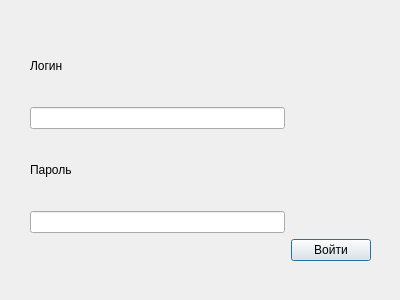
<?xml version="1.0" encoding="UTF-8"?>
<ui version="4.0">
 <class>Dialog</class>
 <widget class="QDialog" name="Dialog">
  <property name="geometry">
   <rect>
    <x>0</x>
    <y>0</y>
    <width>400</width>
    <height>300</height>
   </rect>
  </property>
  <property name="windowTitle">
   <string>Dialog</string>
  </property>
  <widget class="QWidget" name="">
   <property name="geometry">
    <rect>
     <x>30</x>
     <y>30</y>
     <width>341</width>
     <height>231</height>
    </rect>
   </property>
   <layout class="QGridLayout" name="gridLayout">
    <item row="1" column="0">
     <widget class="QLineEdit" name="lineEdit"/>
    </item>
    <item row="2" column="0">
     <widget class="QLabel" name="label_2">
      <property name="text">
       <string>Пароль</string>
      </property>
     </widget>
    </item>
    <item row="4" column="1">
     <widget class="QPushButton" name="pushButton">
      <property name="text">
       <string>Войти</string>
      </property>
     </widget>
    </item>
    <item row="3" column="0">
     <widget class="QLineEdit" name="lineEdit_2">
      <property name="echoMode">
       <enum>QLineEdit::EchoMode::Password</enum>
      </property>
     </widget>
    </item>
    <item row="0" column="0">
     <widget class="QLabel" name="label">
      <property name="text">
       <string>Логин</string>
      </property>
     </widget>
    </item>
   </layout>
  </widget>
 </widget>
 <resources/>
 <connections/>
</ui>
